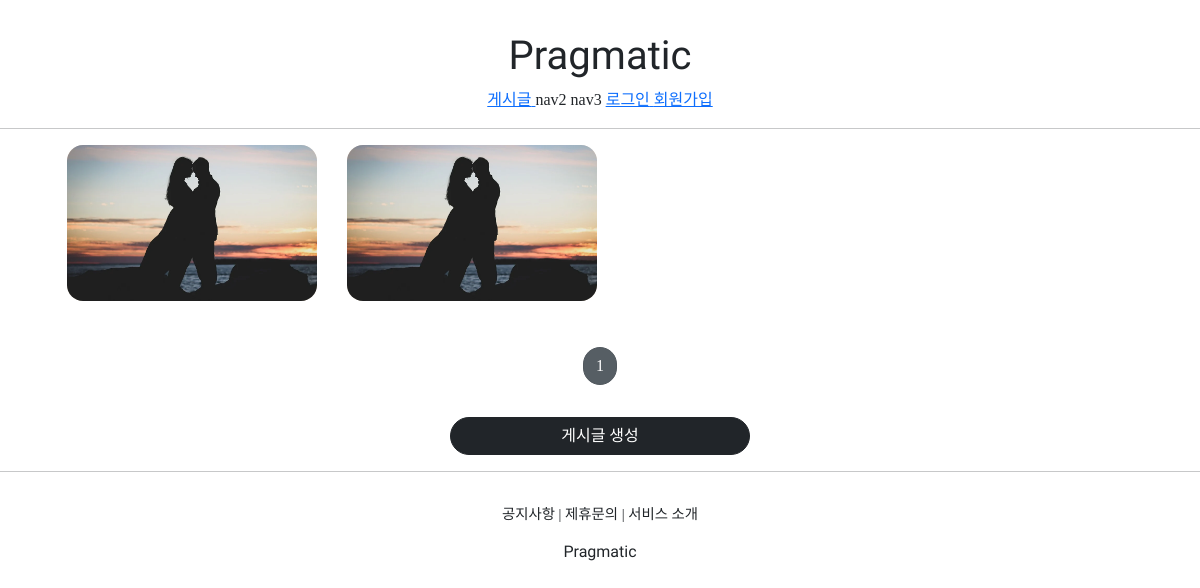
/articles/list/, run on an earlier commit of the app's database.
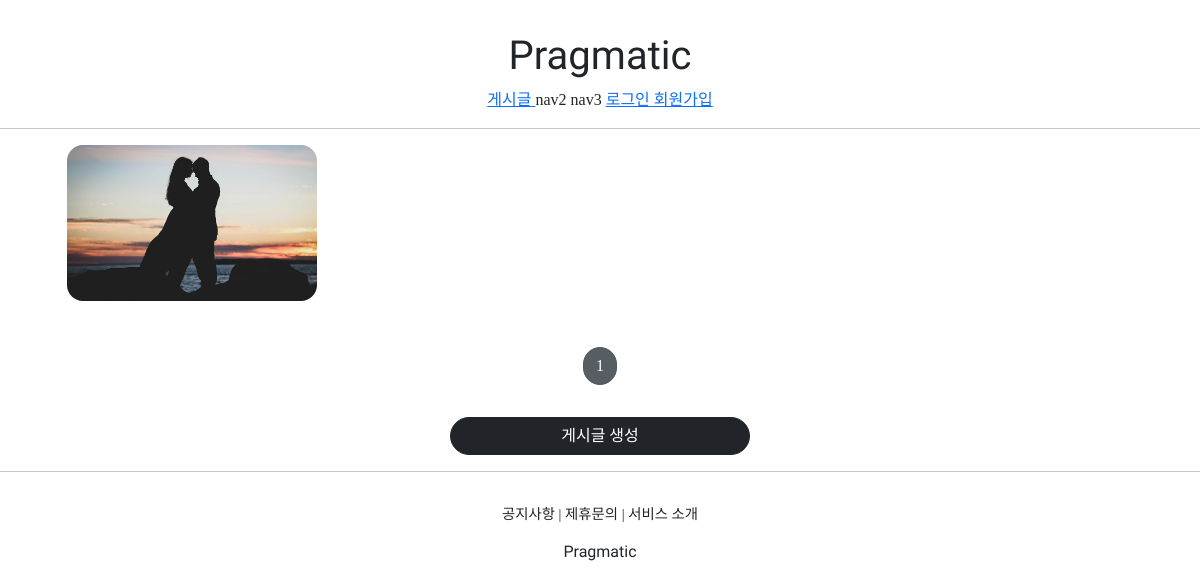
And on a later commit of the database.
### articleapp/models.py (models this page shows)
class Article(models.Model):
    writer = models.ForeignKey(User, on_delete=models.SET_NULL, related_name='article', null=True)
    title = models.CharField(max_length=200, null=True) # null이어도 된다!!
    image = models.ImageField(upload_to='article/', null=False)
    content = models.TextField(null=True) # 긴 글이 될수도있으니 TextField로 선언
    created_at = models.DateField(auto_now_add=True, null=True) # 언제 생성했는지 확인하는 코드

### articleapp/views.py (the view)
# urls.py: path('list/', ArticleListView.as_view(), name='list'),
class ArticleListView(ListView): # 이 코드로 이제 페이지설정 보여질 내용과 페이지 아래 넘기기 설정!! 1페이지 2페이지 이런
    model = Article
    context_object_name = 'article_list'
    template_name = 'articleapp/list.html'
    paginate_by = 5

### articleapp/templates/articleapp/list.html (shortened to what this page needs)
{% extends 'base.html' %}
{% load static %}
{% block content %}
    {% if article_list %}
    <div class="container">
      {% for article in article_list %}
        <a href="{% url 'articleapp:detail' pk=article.pk %}">
            {% include 'snippets/card.html' with article=article %}
        </a>
      {% endfor %}
    </div>
    {% else %}
    <div class="text-center">
        <h1>게시글을 작성해주세요!!</h1>
    </div>
    {% endif %}
    {% include 'snippets/pagination.html' with page_obj=page_obj %}
    <div style="text-align: center">
        <a href="{% url 'articleapp:create' %}" class="btn btn-dark rounded-pill col-3 mt-3 md-3">
            게시글 생성
        </a>
    </div>
{% endblock %}

### templates/snippets/card.html
<div>
    <img src="{{ article.image.url }}" alt="">
</div>

What changed in the data, as far as the page shows it:
removed Article: image (picture)
